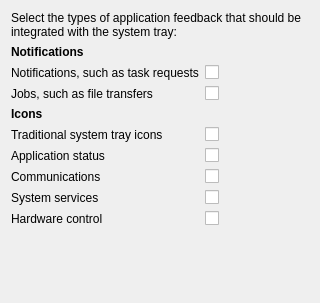
<?xml version="1.0" encoding="UTF-8"?>
<ui version="4.0">
 <class>ProtocolsConfig</class>
 <widget class="QWidget" name="ProtocolsConfig">
  <property name="geometry">
   <rect>
    <x>0</x>
    <y>0</y>
    <width>320</width>
    <height>303</height>
   </rect>
  </property>
  <layout class="QFormLayout" name="formLayout">
   <item row="0" column="0" colspan="2">
    <widget class="QLabel" name="label">
     <property name="text">
      <string>Select the types of application feedback that should be integrated with the system tray:</string>
     </property>
     <property name="wordWrap">
      <bool>true</bool>
     </property>
    </widget>
   </item>
   <item row="1" column="0" colspan="2">
    <widget class="QLabel" name="label_2">
     <property name="font">
      <font>
       <weight>75</weight>
       <bold>true</bold>
      </font>
     </property>
     <property name="text">
      <string>Notifications</string>
     </property>
    </widget>
   </item>
   <item row="3" column="1">
    <widget class="QCheckBox" name="showNotifications">
     <property name="text">
      <string/>
     </property>
    </widget>
   </item>
   <item row="5" column="1">
    <widget class="QCheckBox" name="showJobs">
     <property name="text">
      <string/>
     </property>
    </widget>
   </item>
   <item row="10" column="1">
    <widget class="QCheckBox" name="showFdoTasks">
     <property name="text">
      <string/>
     </property>
    </widget>
   </item>
   <item row="11" column="0">
    <widget class="QLabel" name="label_7">
     <property name="text">
      <string>Application status</string>
     </property>
    </widget>
   </item>
   <item row="11" column="1">
    <widget class="QCheckBox" name="showApplicationStatus">
     <property name="text">
      <string/>
     </property>
    </widget>
   </item>
   <item row="12" column="0">
    <widget class="QLabel" name="label_8">
     <property name="text">
      <string>Communications</string>
     </property>
    </widget>
   </item>
   <item row="12" column="1">
    <widget class="QCheckBox" name="showCommunications">
     <property name="text">
      <string/>
     </property>
    </widget>
   </item>
   <item row="13" column="0">
    <widget class="QLabel" name="label_9">
     <property name="text">
      <string>System services</string>
     </property>
    </widget>
   </item>
   <item row="13" column="1">
    <widget class="QCheckBox" name="showSystemServices">
     <property name="text">
      <string/>
     </property>
    </widget>
   </item>
   <item row="14" column="0">
    <widget class="QLabel" name="label_10">
     <property name="text">
      <string>Hardware control</string>
     </property>
    </widget>
   </item>
   <item row="14" column="1">
    <widget class="QCheckBox" name="showHardware">
     <property name="text">
      <string/>
     </property>
    </widget>
   </item>
   <item row="10" column="0">
    <widget class="QLabel" name="label_6">
     <property name="text">
      <string>Traditional system tray icons</string>
     </property>
    </widget>
   </item>
   <item row="3" column="0">
    <widget class="QLabel" name="label_4">
     <property name="text">
      <string>Notifications, such as task requests</string>
     </property>
    </widget>
   </item>
   <item row="5" column="0">
    <widget class="QLabel" name="label_5">
     <property name="text">
      <string>Jobs, such as file transfers</string>
     </property>
    </widget>
   </item>
   <item row="9" column="0" colspan="2">
    <widget class="QLabel" name="label_3">
     <property name="font">
      <font>
       <weight>75</weight>
       <bold>true</bold>
      </font>
     </property>
     <property name="text">
      <string>Icons</string>
     </property>
    </widget>
   </item>
  </layout>
 </widget>
 <resources/>
 <connections/>
</ui>
